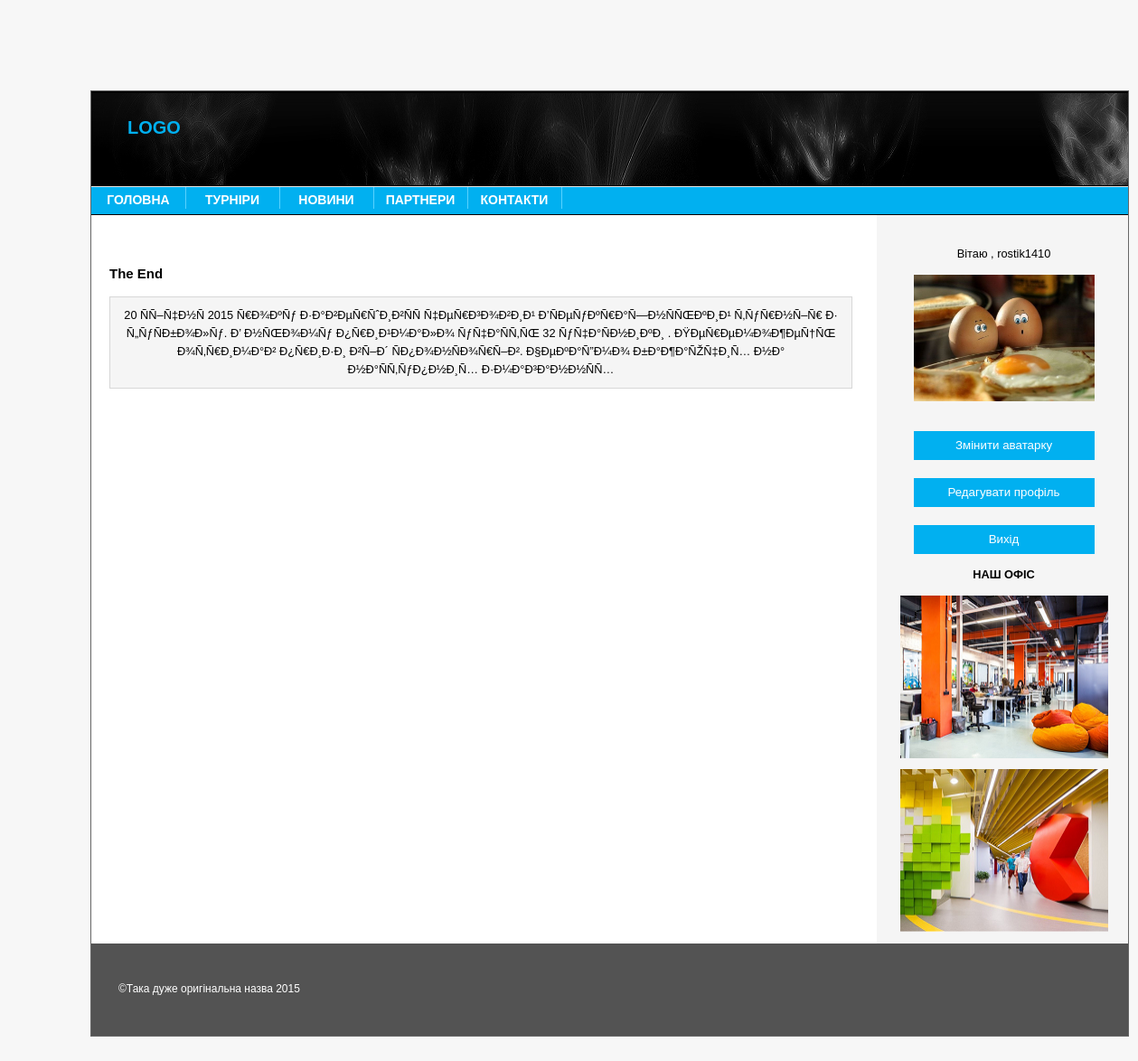
/read_full_text.php?2 (signed in), run on the app's committed database.
### tables this page shows
CREATE TABLE `users` (
  `id` int(11) UNSIGNED NOT NULL,
  `name` varchar(32) NOT NULL,
  `lastname` varchar(32) NOT NULL,
  `email` varchar(32) NOT NULL,
  `login` varchar(32) NOT NULL,
  `password` varchar(32) NOT NULL,
  `admin` tinyint(1) NOT NULL DEFAULT '0',
  `avatar` varchar(255) NOT NULL
);

CREATE TABLE `articles` (
  `id` int(11) UNSIGNED NOT NULL,
  `title` text NOT NULL,
  `introtext` text NOT NULL,
  `fulltext` text NOT NULL
);

### phpcode/script_php.php (called while the page is built, shortened)
<?php
class DBconnector
{
    function connectDB()
    {
        return new mysqli('localhost', 'user1', '', 'mysite');
    }
    function checkUser($login, $password)
    {
        $db = $this->connectDB();
        $sql = "SELECT `password` FROM `users` WHERE login = '$login'";
        $result_set = $db->query($sql);
        if ($result_set != false) {
            $user = $result_set->fetch_array();
            $real_password = $user['password'];
            return $real_password == $password;
        }
    }
    function getAvatar($login)
    {
        $db = $this->connectDB();
        $sql = "SELECT `avatar` FROM `users` WHERE `login`='$login'";
        $result_set = $db->query($sql);
        $row = $result_set->fetch_array();
        return $row['avatar'];
    }
}

### read_full_text.php (the view, shortened to what this page needs)
<?php
require_once "phpcode/script_php.php";
?>
<!DOCTYPE html PUBLIC "-//W3C//DTD XHTML 1.0 Transitional//EN" "http://www.w3.org/TR/xhtml1/DTD/xhtml1-transitional.dtd">
<html xmlns="http://www.w3.org/1999/xhtml">
<head>
    <link href="style.css" rel="stylesheet" type="text/css" /></head>
<body>
<div id="header">
    <div id="logo"><a href="#">LOGO</a>
    </div>
    <div id="menu">
        <ul>
            <li><a href="index.php">Головна</a></li>
            <li><a href="tournaments.php">Турніри</a></li>
            <li><a href="news.php">Новини</a></li>
            <li><a href="partners.php">Партнери</a></li>
            <li><a href="contacts.php">Контакти</a></li>
        </ul>
    </div>
</div>
<div id="main">
    <?php
    require_once "sidebar.html";
    ?>
    <div id="text" >
        <?php
        $dbc = new DBconnector();
        $db = $dbc->connectDB();
        $sql = "SELECT * FROM `articles` WHERE `id` =  ".$_SERVER['QUERY_STRING'];
        $result= $db->query($sql);
        if($result!=false)
        {
            $result_set=$result->fetch_assoc();
            echo "<h3>".$result_set['title']."</h3>";
            echo "<p>".$result_set['fulltext']."</p>";
        }
        ?>
    </div>
</div>
<div id="footer">
    <div id="left_footer">&copy;Така дуже оригінальна назва 2015 </div>
    <div id="right_footer">
    </div>
</div>
</body>
</html>

### user_panel.php (shortened to what this page needs)
<?php
require_once "phpcode/script_php.php";
$dbc = new DBconnector();
    if ($dbc->checkUser($_SESSION['login'], $_SESSION['password']))
    {
        $avatar = $dbc->getAvatar($_SESSION['login']);
        echo "<p>Вітаю , ".$_SESSION['login'];
        echo "<p><img width='200' src = 'avatars/$avatar' alt='Аватарка' /></p>";
        echo "<br>";
        echo "<form id='edit_avatar' action='edit_avatar.php' method='post'><button id='edit_avat' type='submit'>Змінити аватарку</button></form> ";
        echo "<br>";
        echo "<form id='edit_profile' action='edit_profile.php' method='post'><button id='edit_pro' type='submit'>Редагувати профіль</button></form>";
        echo "<br>";
        echo "<form id='logout' action='logout.php' method='post'><button id='out' type='submit'>Вихід</button></form>";
    }
?>

### style.css (style rules this page uses)
a { color:#018BC1; }
#header { background:url(images/header_bckg.jpg)no-repeat left top #000; }
#logo { padding:30px 0 0 40px; height:75px; color:#fff; }
#logo a { color:#01b0f0; text-decoration:none; font-weight:bold; font-size:20px; text-transform:uppercase; }
#menu { background:#01b0f0; height:30px; border-bottom:1px solid #000; border-top:1px solid #e8e8e8; }
#menu ul { margin:0; padding:0; }
#menu ul li { display:inline-block; float:left; width:104px; list-style:none; text-align:center; }
#menu a { display:block; float:left; width:104px; color:#fff; font-size:14px; text-transform:uppercase; font-weight:bold; text-decoration:none; padding-top:4px; border-right:1px solid #59d2fe; }
#text { width: 1127px; margin: 0 0px 0 20px; }
#text p { text-align: center; width: 800px; padding:10px; border:1px solid #d7d7d7; background-color: #f5f5f5; }
#sidebar { text-align: center; margin-right: 0px; float:right; width:235px; padding: 0 20px 0 10px; }
#sidebar a { color: #ffffff; text-decoration: none; }
#main { float: left; background:url(images/sidebar_bckg.gif) repeat-y top right #fff; padding:20px 0 0 0; }
button { margin-left: 340px; width: 200px; text-align: center; background:#01b0f0; color: #ffffff; border: none; height: 32px; font-family: 'Oswald', sans-serif; }
#logout button { margin-left: 0px; }
#edit_profile button { margin-left: 0px; }
#edit_avatar button { margin-left: 0px; }
#footer { background:#535353; height:102px; clear:both; }
#left_footer { float:left; padding:40px 0 0 30px; color:#fff; font-size:12px; }
#right_footer { float:right; padding:40px 30px 0 0; color:#fff; font-size:12px; text-align:right; }

### data on the page
users: avatar (picture)
articles: title "The End", fulltext "20 ÑÑ–Ñ‡Ð½Ñ 2015 Ñ€Ð¾ÐºÑƒ Ð·Ð°Ð²ÐµÑ€ÑˆÐ¸Ð²ÑÑ Ñ‡ÐµÑ€Ð³Ð¾Ð²Ð¸Ð¹ Ð’ÑÐµÑƒÐºÑ€Ð°Ñ—Ð½ÑÑŒÐºÐ¸Ð¹ Ñ‚ÑƒÑ€Ð½Ñ–Ñ€ Ð· Ñ„ÑƒÑÐ±Ð¾Ð»Ñƒ. Ð’ Ð½ÑŒÐ¾Ð¼Ñƒ Ð¿Ñ€Ð¸Ð¹Ð¼Ð°Ð»Ð¾ ÑƒÑ‡Ð°ÑÑ‚ÑŒ 32 ÑƒÑ‡Ð°ÑÐ½Ð¸ÐºÐ¸ . ÐŸÐµÑ€ÐµÐ¼Ð¾Ð¶ÐµÑ†ÑŒ Ð¾Ñ‚Ñ€Ð¸Ð¼Ð°Ð² Ð¿Ñ€Ð¸Ð·Ð¸ Ð²Ñ–Ð´ ÑÐ¿Ð¾Ð½ÑÐ¾Ñ€Ñ–Ð². Ð§ÐµÐºÐ°Ñ”Ð¼Ð¾ Ð±Ð°Ð¶Ð°ÑŽÑ‡Ð¸Ñ… Ð½Ð° Ð½Ð°ÑÑ‚ÑƒÐ¿Ð½Ð¸Ñ… Ð·Ð¼Ð°Ð³Ð°Ð½Ð½ÑÑ…"

### other printed values
$_SESSION['login'] "rostik1410"
